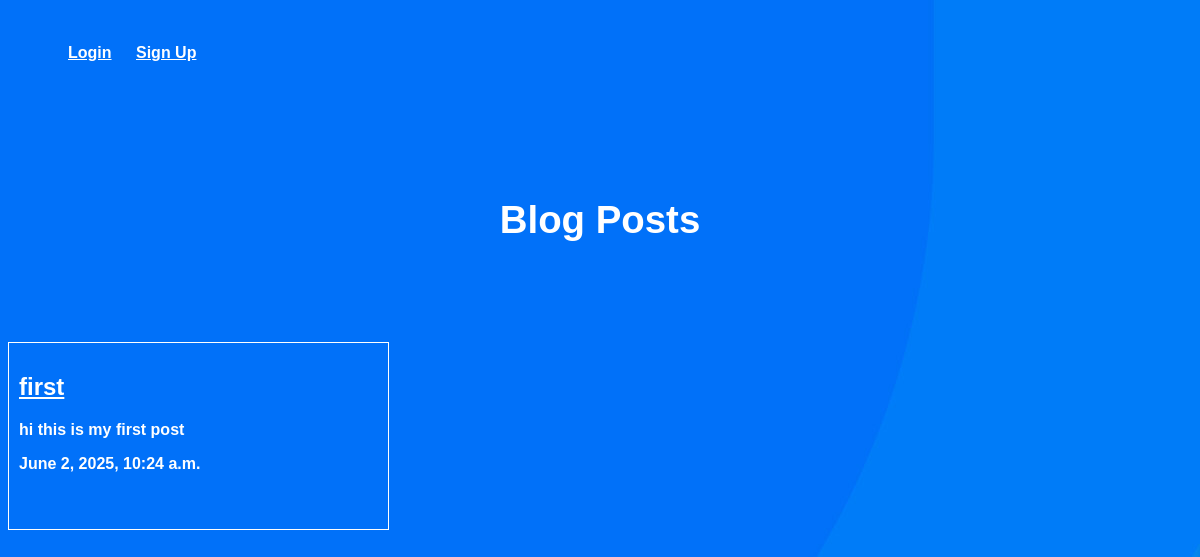
Before: / with the older database file.
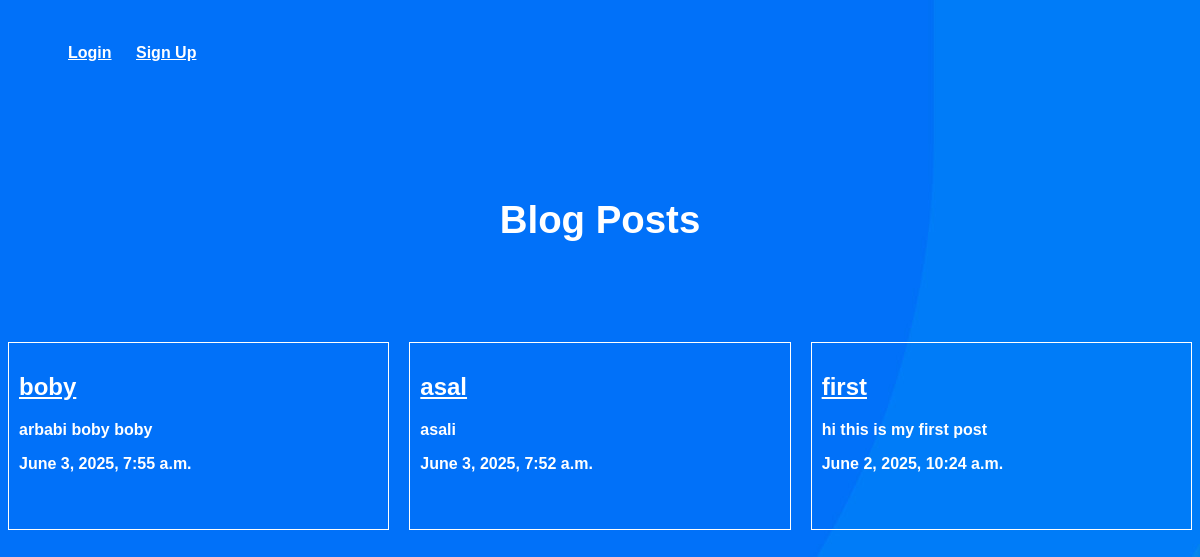
After: the same page with the newer database file.
### Blogs/models.py (models this page shows, shortened)
class Blog(models.Model):
    author = models.ForeignKey(User, default=None, on_delete=models.CASCADE)
    title = models.CharField(max_length=200)
    slug = models.SlugField(max_length=200, unique=True)
    body = models.TextField()
    date = models.DateTimeField(auto_now_add=True)
    image = models.ImageField(default='default.jpg', blank=True, null=True)
    def snippet(self):
        return self.body[:50]

### Blogs/views.py (the view)
# urls.py: path('',views.list, name='list'),
def list(request):
    list_of_blogs = models.Blog.objects.all().order_by('-date')
    return render(request,'Blogs/list.html',{'list_of_blogs': list_of_blogs})

### Blogs/templates/Blogs/list.html (shortened to what this page needs)
{% extends 'base.html' %}
{% block contant %}
  <h1>Blog Posts</h1>
  <div class="Blogs">
    {% for post in list_of_blogs %}
      <div class="Blog">
        <h2>
          <a href="{% url 'Blogs:detail' slug=post.slug %}">{{ post.title }}</a>
        </h2>
        <p>{{ post.snippet }}</p>
        <p>{{ post.date }}</p>
      </div>
    {% endfor %}
  </div>
{% endblock %}

Changed rows visible on the page:
added Blog: title "boby", snippet "arbabi boby boby", date "June 3, 2025, 7:55 a.m."
added Blog: title "asal", snippet "asali", date "June 3, 2025, 7:52 a.m."
